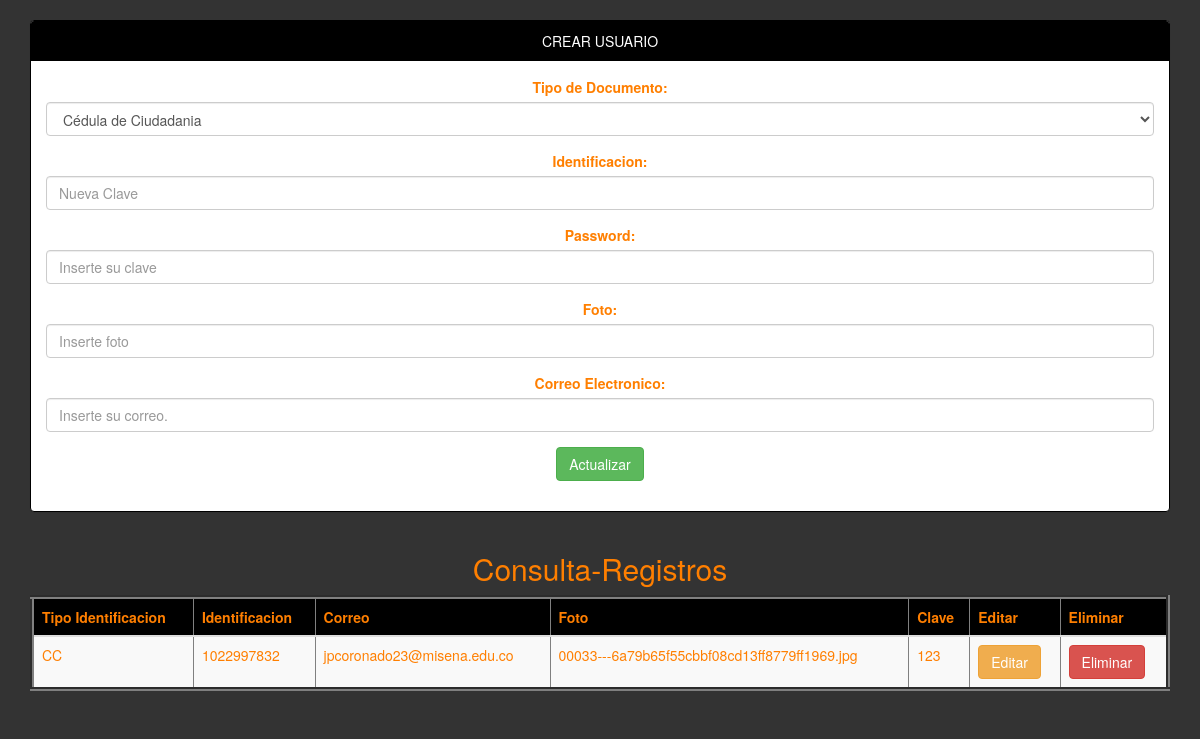
The app's page /usuario2/usuariovista.php with its own data.
### tables this page shows
CREATE TABLE `users` (
  `mail` varchar(100) NOT NULL,
  `passwordUser` varchar(64) NOT NULL,
  `photo` longblob,
  `documentName` varchar(50) NOT NULL,
  `documentNumber` varchar(50) NOT NULL
);

### usuario2/usuariocontroller.php (called while the page is built, shortened)
<?php
class persona{
public function _get ($k){return $this->$k;}
public function _set ($k,$V){return $this-> $k = $V;}
}
?>

### conexion.php (called while the page is built)
<?php
class database {
	public static function conectar (){
	try{
	$pdo=new PDO('mysql:host=localhost;dbname=db_SOSP; charset=utf8','root','');
 	$pdo->setAttribute (PDO::ATTR_ERRMODE,PDO::ERRMODE_EXCEPTION);
 	return $pdo;
	}catch (Exception $e){
	die($e->getMessage());
		}
	}
}
?>

### usuario2/usuarioModel.php (called while the page is built, shortened)
<?php
class usuarioModel{
	private $pdo;
	public function __CONSTRUCT(){
	try{
	$this ->pdo=database::conectar();
	}catch(Exception $ex){
	die($e->getMessage());
	}
	}
public function Listar(){
	try{
		$result = array();
		$stm = $this->pdo->Prepare('SELECT * FROM users where documentNumber="1022997832" ');
		$stm->execute();
		foreach($stm->fetchAll(PDO::FETCH_OBJ) as $r) {
			$usu = new persona();
			$usu->_SET('mail', $r->mail);
			$usu->_SET('passwordUser', $r->passwordUser);
			$usu->_SET('photo', $r->photo);
			$usu->_SET('documentName', $r->documentName);
			$usu->_SET('documentNumber', $r->documentNumber);
			$result[] = $usu;
		}
		return $result;
	}
	catch(Exception $e){
		die ($e->getMessage());
	}
}
}
?>

### usuario2/usuariovista.php (the view, shortened to what this page needs)
<?php
require_once 'usuarioController.php';
require_once 'usuarioModel.php';
require_once '../conexion.php';
$usu = new persona();
$model = new usuarioModel();
$db = database::conectar();
?>
<!DOCTYPE html>
<html lang="es">
<head>
	<link rel="stylesheet"  href="../bootstrap/css/bootstrap.css">
</head>
<body background="#777">
<center>
<div class="container">
	<div class="panel panel-primary">
	<div class="panel-heading">CREAR USUARIO</div>
	<div class="panel-body">
<form action ="" method="post">
<div class="form-group" title="Escoja Aqui el Tipo de Documento." alt="TODOS LOS TIPOS DE DOCUMENTO">
	<label>Tipo de Documento:</label>
	<select class="form-control" name="documentName">
	<?php
	foreach($db-> query('SELECT * FROM documentType   ')as $row){
	echo '<option value="'.$row['documentName'].'">'.$row['description'].'</option>';
	}
	?>
	</select>
	</div>
	<div class="form-group" title="Ingrese Aqui la Clave que decesa.">
		<label>Identificacion:</label>
		<input type="text" name="documentNumber" value="<?php echo $usu->_GET('documentNumber')?>"  class="form-control" placeholder="Nueva Clave" >
    </div>
	<div class="form-group" title="Ingrese Aqui la Clave que decesa.">
		<label>Password:</label>
		<input type="text" name="passwordUser" value="<?php echo $usu->_GET('passwordUser')?>"  class="form-control" placeholder="Inserte su clave" >
    </div>
    <div class="form-group" title="Eliga la Foto que sera para su Perfil.">
    	<label>Foto:</label>
		<input type="text" name="photo" value="<?php echo $usu->_GET('photo')?>"  class="form-control" placeholder="Inserte foto" >
	</div>
 	<div class="form-group" title="Ingrese Aqui su correo Electronico">
    	<label>Correo Electronico:</label>
		<input type="text" name="mail" value="<?php echo $usu->_GET('mail')?>"  class="form-control" placeholder="Inserte su correo." required>
	</div>
	<div class="form-group">
		<input type="submit" class="btn btn-success" value="Actualizar" title="Esta Action Actualiza los Campos que aya Modificado." onclick="this.form.action='?action=Actualizar';"/>
	</div>
	</form>
	</div>
	</div>
	</div>
	<div class="container">
		<h2>Consulta-Registros</h2>
		<div class="table-responsive">
			<table border="4" class="table table-striped">
			<thead>
				<tr class="info">
					<th>Tipo Identificacion</th>
					<th>Identificacion</th>
					<th>Correo</th>
					<th>Foto</th>
					<th>Clave</th>
					<th>Editar</th>
					<th>Eliminar</th>
					</tr>
			</thead>
		<?php
		foreach ($model->Listar() as $r){
			?>
			<tr>
			<td><?php echo $r->_GET('documentName');?></td>
			<td><?php echo $r->_GET('documentNumber');?></td>
			<td><?php echo $r->_GET('mail');?></td>
			<td><?php echo $r->_GET('photo');?></td>
			<td><?php echo $r->_GET('passwordUser');?></td>
			<td>
				<a href="?action=editar&documentNumber=<?php echo $r->_GET('documentNumber'); ?>" title="Trae Todos los datos del registro." class="btn btn-warning">Editar</a>
			</td>
			<td>
				<a href="?action=eliminar&documentNumber=<?php echo $r->_GET('documentNumber'); ?>" title="Elimina El registro por Completo." class="btn btn-danger" onclick ="return confirm('¿Esta seguro de eliminar este Usuario?')">Eliminar</a>
			</td>
			</tr>
		<?php } ?>
			</table>
			</div>
			</div>
</center>
</body>
</html>

### records on screen
users: _GET "CC", _GET "1022997832", _GET "jpcoronado23@misena.edu.co", _GET "00033---6a79b65f55cbbf08cd13ff8779ff1969.jpg", _GET "123"

### other values on screen
form field documentName "Cédula de Ciudadania"
